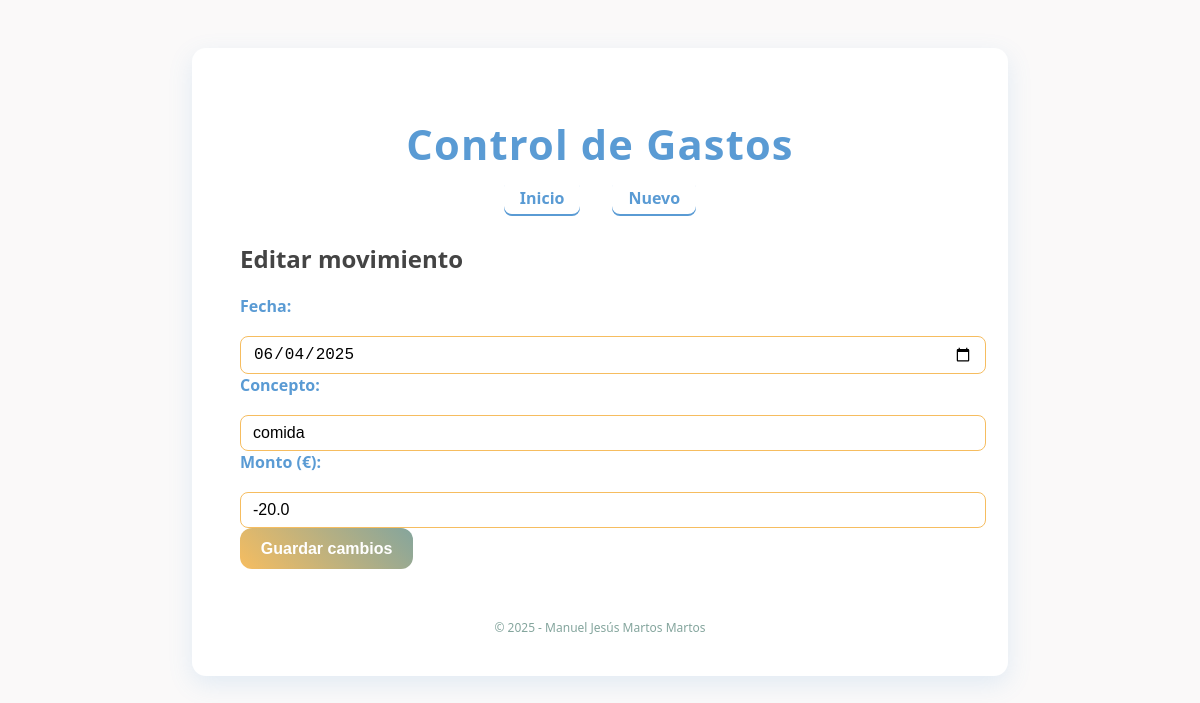
/update/17, run on the app's committed database.
### tables this page shows
CREATE TABLE "movements" (
	"id"	INTEGER,
	"date"	TEXT NOT NULL,
	"concept"	TEXT NOT NULL,
	"quantity"	REAL NOT NULL,
	PRIMARY KEY("id" AUTOINCREMENT)
);

### registros_ig/routes.py (the view, shortened to what this page needs)
@app.route("/update/<id>", methods=["GET", "POST"])
def edit(id):
    if request.method == "GET":
        resultado = select_by(id)
        return render_template("update.html", data=resultado)

### registros_ig/models.py (called while the page is built)
def select_by(id):
    conectarSelect = Conexion(f"SELECT * from movements WHERE id={id}")
    resultado = conectarSelect.res.fetchall()
    conectarSelect.con.close()
    return resultado[0]

### registros_ig/templates/update.html
{% extends "base.html" %}
{% block section %}
<h2>Editar movimiento</h2>
<form action="/update/{{ data[0] }}" method="POST">
  <label for="date">Fecha:</label>
  <input type="date" id="date" name="date" value="{{ data[1] }}" required>
  <label for="concept">Concepto:</label>
  <input type="text" id="concept" name="concept" value="{{ data[2] }}" required>
  <label for="quantity">Monto (€):</label>
  <input type="number" id="quantity" name="quantity" step="0.01" value="{{ data[3] }}" required>
  <button type="submit">Guardar cambios</button>
</form>
{% endblock %}

### registros_ig/templates/base.html (style rules this page uses)
:root { --color-primario: #5A9BD4; --color-secundario: #F6BD60; --color-terciario: #84A59D; --color-error: #E07A5F; --color-fondo: #FAF9F9; --color-texto: #444444; }
body { background-color: var(--color-fondo); color: var(--color-texto); font-family: 'Segoe UI', Tahoma, Geneva, Verdana, sans-serif; }
button { background: linear-gradient(45deg, var(--color-secundario), var(--color-terciario)); border: none; padding: 0.7rem 1.3rem; font-size: 1rem; border-radius: 12px; color: white; font-weight: 600; cursor: pointer; transition: background 0.3s ease; }
form label { display: block; margin-bottom: 1.2rem; font-weight: 600; color: var(--color-primario); }
form input { width: 100%; padding: 0.5rem 0.75rem; font-size: 1rem; border: 1.5px solid var(--color-secundario); border-radius: 8px; transition: border-color 0.3s ease; }

### data on the page
movements: date "06/04/2025", concept "comida", quantity "-20.0"
